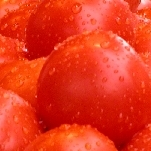
%> input picture Matlab/images/cuttedtomatoesRGB.jpg, 151 x 151 px
$ octave Histo.m   (GNU Octave 9; MATLAB toolbox functions it lacks are replaced by stand-ins)
%> lines starting %> are read from the running program, lines starting %| are printed output that depends on the picture
f = imread('images/cuttedtomatoesRGB.jpg');
%> f is the input picture: size 151x151x3 uint8; mean R, G, B 229.5, 56.3, 29.8

r=f(:,:,1);
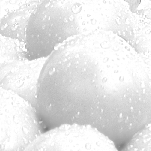
%> r: size 151x151 uint8; min 123, max 255, mean 229.5
subplot(3,2,1);imhist(r);
title('R Histogram')
r1=histeq(r);
subplot(3,2,2),imhist(r1);
title('Equalized R Histogram')

g=f(:,:,2);
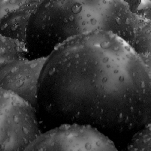
%> g: size 151x151 uint8; min 0, max 226, mean 56.3
subplot(3,2,3);imhist(g);
title('G Histogram')
g1=histeq(g);
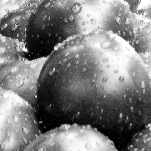
%> g1: size 151x151 uint8; min 0, max 255, mean 126.5
subplot(3,2,4),imhist(g1);
title('Equalized G Histogram')

b=f(:,:,3);
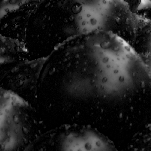
%> b: size 151x151 uint8; min 0, max 219, mean 29.8
subplot(3,2,5);imhist(b);
title('B Histogram')
b1=histeq(b);
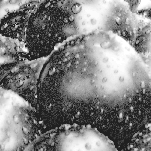
%> b1: size 151x151 uint8; min 32, max 255, mean 129.5
subplot(3,2,6),imhist(b1);
title('Equalized B Histogram')
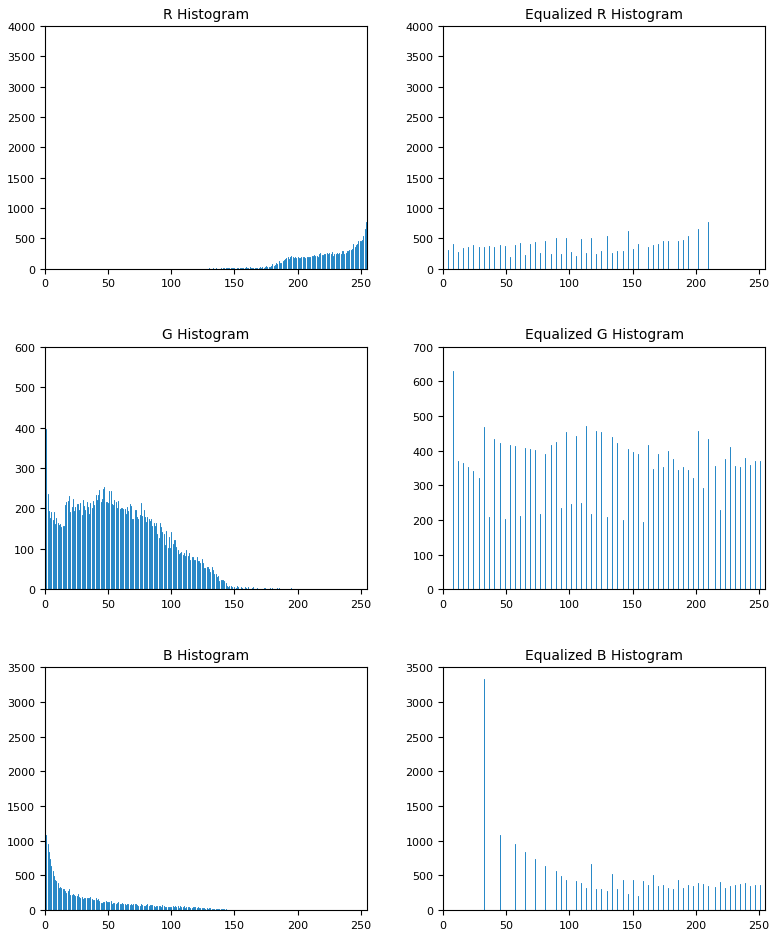
%> figure redrawn from the program's plot data, 6 panels; panel 1: highest point at x = 255, y = 3799; panel 3: highest point at x = 0, y = 531; panel 4: highest point at x = 8, y = 631; panel 5: highest point at x = 0, y = 3330

%f0=cat(3,r1,g1,b1);
f0=cat(3,r,g1,b1);
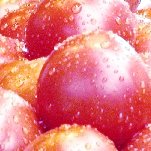
%> f0: size 151x151x3 uint8; mean R, G, B 229.5, 126.5, 129.5
figure;
subplot(1,2,1),
imshow(f);title('Original')
subplot(1,2,2),
imshow(f0);title('Histogram Equalized')
